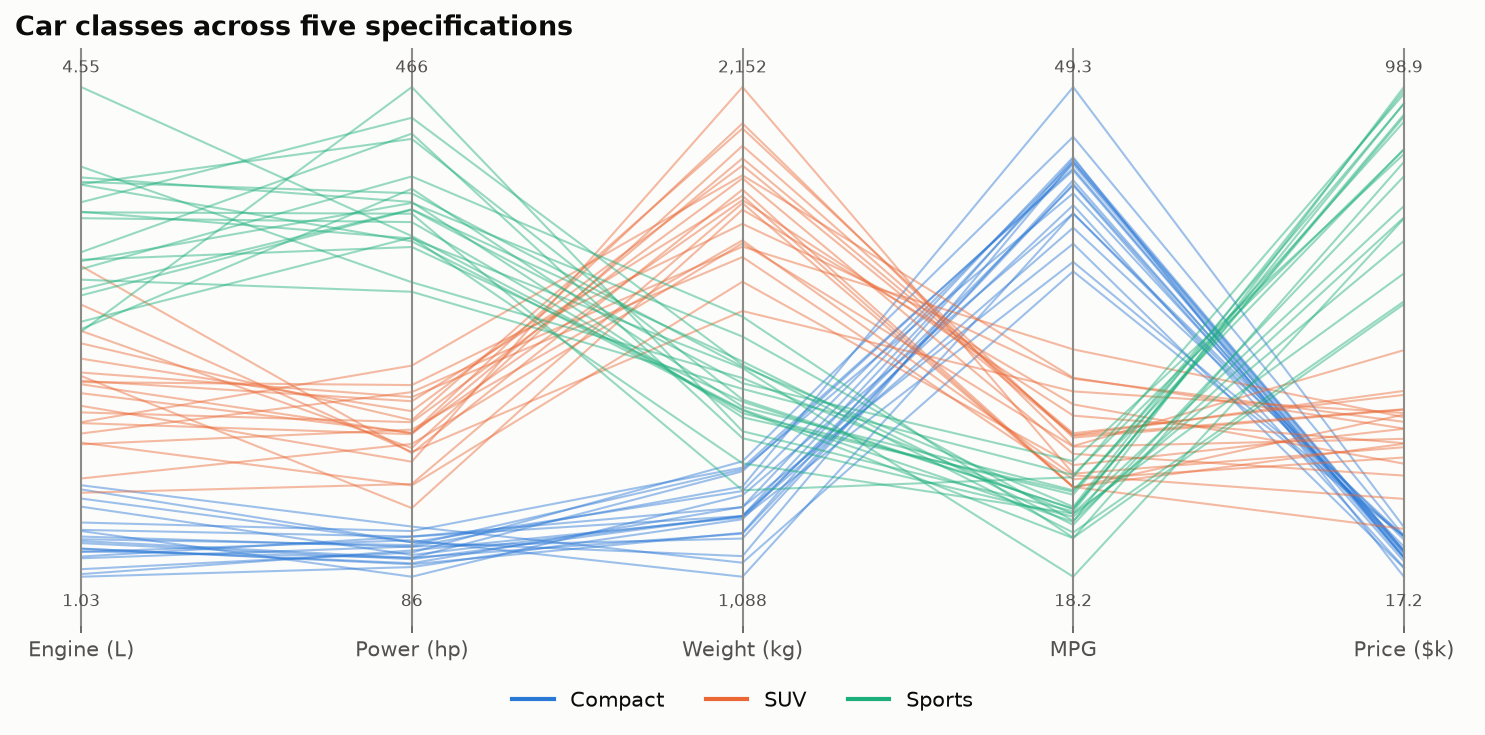

Source code (Python):
"""
Parallel Coordinates  -  family: Magnitude

DESIGN PURPOSE
Each variable gets a vertical axis and each observation is a line crossing
every axis. Patterns, clusters and trade-offs across many dimensions become
visible.

WHEN TO USE
  - Explore multivariate data (4–12 numeric variables) for clusters and trade-
    offs
  - Compare groups on many attributes at once
  - Use interactive filtering (brushing) of high-dimensional records

AVOID WHEN
  - General audiences (the chart takes explanation)
  - Thousands of lines would overplot (sample, aggregate, or use alpha)

ALTERNATIVES
  - Radar chart (few entities)
  - Scatterplot matrix
  - Heatmap

EXAMPLE
Specs of 60 cars from three classes (synthetic): engine size, power, weight,
mpg, price.

Run:  python parallel_coordinates.py
      python parallel_coordinates.py --real-data   (real dataset: plotly.express.data.iris() — Fisher's (1936) iris measurements, bundled with plotly)

The notebook also shows this chart built with: plotly.
"""
import sys
from pathlib import Path

import numpy as np
import pandas as pd
import matplotlib.pyplot as plt

# Library style: categorical colors in fixed order, recessive axes, hairline grid.
PALETTE = ["#2a78d6", "#eb6834", "#1baf7a", "#eda100",
           "#e87ba4", "#008300", "#6250d6", "#e34948"]
SEQ_CMAP = "Blues"      # sequential: one hue, light -> dark
DIV_CMAP = "RdBu_r"     # diverging: two opposite hues, neutral midpoint
GRAY = "#b8b7b1"        # de-emphasised marks
plt.rcParams.update({
    "figure.figsize": (8, 4.8), "figure.dpi": 110, "figure.facecolor": "#fcfcfb",
    "axes.facecolor": "#fcfcfb", "axes.edgecolor": "#c9c8c3", "axes.linewidth": 0.8,
    "axes.spines.top": False, "axes.spines.right": False,
    "axes.grid": True, "grid.color": "#e6e5e1", "grid.linewidth": 0.6, "axes.axisbelow": True,
    "axes.prop_cycle": plt.cycler(color=PALETTE),
    "axes.titlesize": 13, "axes.titleweight": "bold", "axes.titlelocation": "left",
    "axes.labelcolor": "#52514e", "xtick.color": "#52514e", "ytick.color": "#52514e",
    "text.color": "#0b0b0b", "font.size": 10, "lines.linewidth": 2,
    "legend.frameon": False,
})

# --- Example data ------------------------------------------------------------
rng = np.random.default_rng(10)
classes = {"Compact": (1.4, 110, 1250, 42, 22), "SUV": (2.5, 200, 1900, 28, 45),
           "Sports": (3.5, 380, 1500, 22, 90)}
rows = []
for cls, (eng, hp, kg, mpg, price) in classes.items():
    for _ in range(20):
        rows.append([cls, eng * rng.normal(1, .12), hp * rng.normal(1, .12),
                     kg * rng.normal(1, .07), mpg * rng.normal(1, .1), price * rng.normal(1, .15)])
df = pd.DataFrame(rows, columns=["class", "Engine (L)", "Power (hp)", "Weight (kg)",
                                 "MPG", "Price ($k)"])
title = "Car classes across five specifications"
df.head()

REAL_DATA = "--real-data" in sys.argv
if REAL_DATA:  # plotly.express.data.iris() — Fisher's (1936) iris measurements, bundled with plotly
    import plotly.express as px
    iris = px.data.iris()
    df = pd.DataFrame({"class": iris["species"],
                       "Sepal length (cm)": iris["sepal_length"], "Sepal width (cm)": iris["sepal_width"],
                       "Petal length (cm)": iris["petal_length"], "Petal width (cm)": iris["petal_width"]})
    title = "Iris species across four measurements (Fisher, 1936)"
    df.head()

# --- Plot --------------------------------------------------------------------
cols = df.columns[1:]
norm = (df[cols] - df[cols].min()) / (df[cols].max() - df[cols].min())
fig, ax = plt.subplots(figsize=(10, 5))
for i, (cls, g) in enumerate(norm.groupby(df["class"])):
    for _, row in g.iterrows():
        ax.plot(range(len(cols)), row.values, color=PALETTE[i], alpha=0.45, linewidth=1)
    ax.plot([], [], color=PALETTE[i], label=cls, linewidth=2)
for j, c in enumerate(cols):
    ax.axvline(j, color="#8c8b86", linewidth=1)
    fmt = (lambda v: f"{v:,.0f}") if df[c].max() >= 100 else (lambda v: f"{v:.3g}")
    ax.text(j, 1.03, fmt(df[c].max()), ha="center", fontsize=8, color="#52514e")
    ax.text(j, -0.06, fmt(df[c].min()), ha="center", fontsize=8, color="#52514e")
ax.set_xticks(range(len(cols)), cols)
ax.set_yticks([])
ax.grid(False)
for s in ["left", "bottom"]:
    ax.spines[s].set_visible(False)
ax.set_ylim(-0.1, 1.08)
ax.legend(loc="upper center", ncol=3, bbox_to_anchor=(0.5, -0.08))
ax.set_title(title)
fig.tight_layout()

# --- Save / show -------------------------------------------------------------
out = Path(__file__).with_name(Path(__file__).stem + ("_real" if REAL_DATA else "") + ".png")
fig.savefig(out, dpi=150, bbox_inches="tight")
print(f"saved {out}")
if "--no-show" not in sys.argv:
    plt.show()
